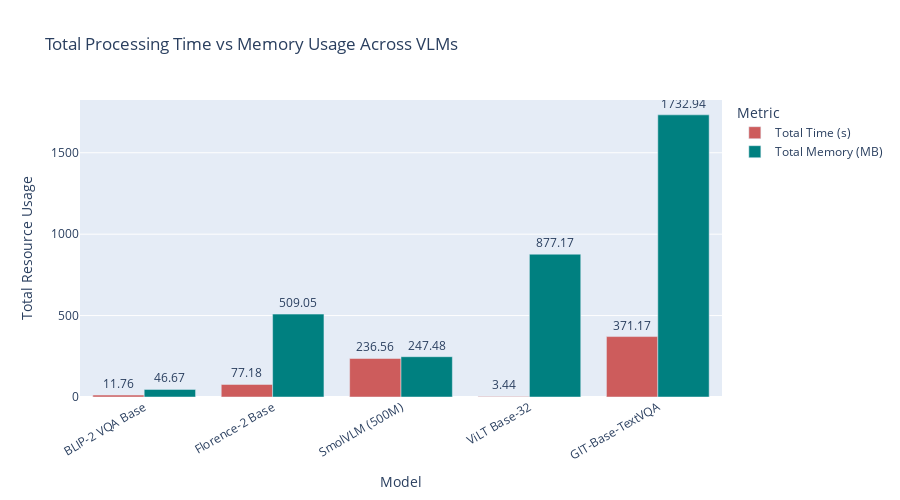

Notebook code for this chart:
### Markdown cell above
### Comparison of Memory Consumption (with total time)

### Code cell
import plotly.graph_objects as go

models = ["BLIP-2 VQA Base", "Florence-2 Base", "SmolVLM (500M)", "ViLT Base-32", "GIT-Base-TextVQA"]

# Average memory per model
total_memory = [46.67, 509.05, 247.48, 877.17, 1732.94]
total_time = [11.76, 77.18, 236.56, 3.44, 371.17]

# Create bar chart with text labels
fig = go.Figure(data=[
    go.Bar(
        name='Total Time (s)',
        x=models,
        y=total_time,
        marker_color='indianred',
        text=total_time,
        textposition='outside'
    ),
    go.Bar(
        name='Total Memory (MB)',
        x=models,
        y=total_memory,
        marker_color='teal',
        text=total_memory,
        textposition='outside'
    )
])

# Layout
fig.update_layout(
    barmode='group',
    title='Total Processing Time vs Memory Usage Across VLMs',
    xaxis_title='Model',
    yaxis_title='Total Resource Usage',
    legend_title='Metric',
    height=500,
    width=900,
    xaxis_tickangle=-30
)

fig.show()

### Figure 1 — Plotly figure (JSON) as saved in the notebook; plotly's stock layout.template omitted (floating-point values rounded to 4 significant figures)
{"data": [{"marker": {"color": "indianred"}, "name": "Total Time (s)", "text": ["11.76", "77.18", "236.56", "3.44", "371.17"], "textposition": "outside", "type": "bar", "x": ["BLIP-2 VQA Base", "Florence-2 Base", "SmolVLM (500M)", "ViLT Base-32", "GIT-Base-TextVQA"], "y": [11.76, 77.18, 236.6, 3.44, 371.2]}, {"marker": {"color": "teal"}, "name": "Total Memory (MB)", "text": ["46.67", "509.05", "247.48", "877.17", "1732.94"], "textposition": "outside", "type": "bar", "x": ["BLIP-2 VQA Base", "Florence-2 Base", "SmolVLM (500M)", "ViLT Base-32", "GIT-Base-TextVQA"], "y": [46.67, 509.1, 247.5, 877.2, 1733.0]}], "layout": {"barmode": "group", "height": 500, "legend": {"title": {"text": "Metric"}}, "title": {"text": "Total Processing Time vs Memory Usage Across VLMs"}, "width": 900, "xaxis": {"tickangle": -30, "title": {"text": "Model"}}, "yaxis": {"title": {"text": "Total Resource Usage"}}}}
